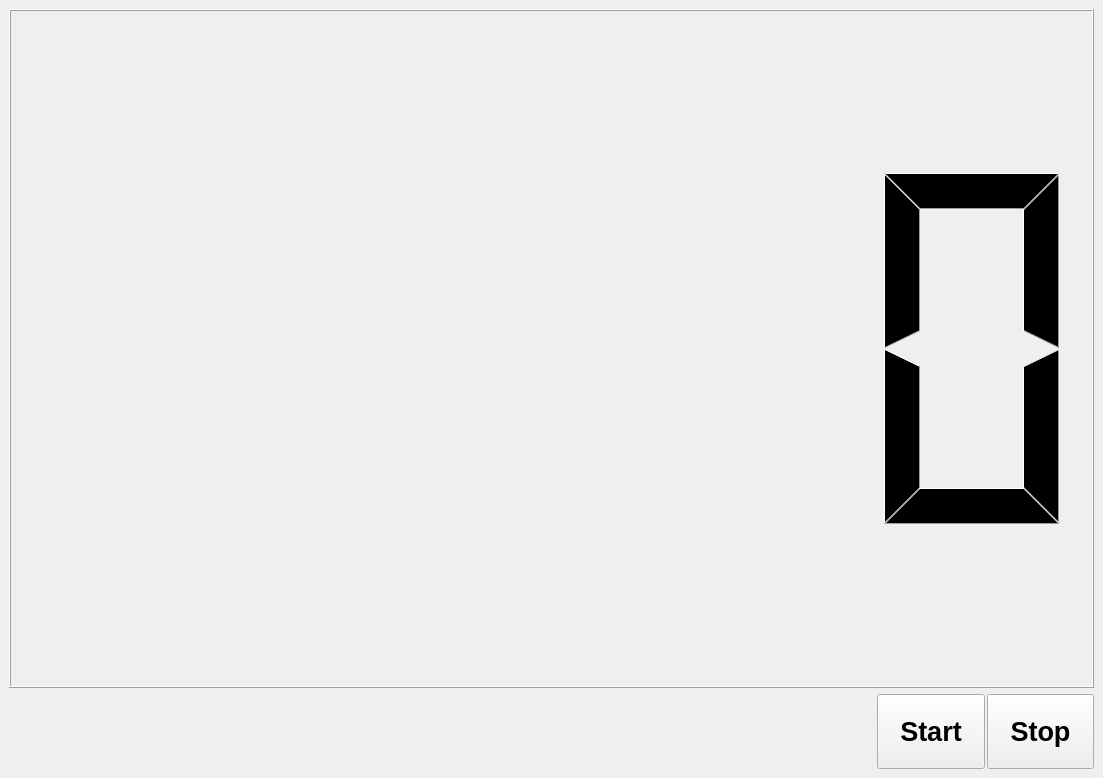
<?xml version="1.0" encoding="UTF-8"?>
<ui version="4.0">
 <class>MainWindow</class>
 <widget class="QMainWindow" name="MainWindow">
  <property name="geometry">
   <rect>
    <x>0</x>
    <y>0</y>
    <width>1103</width>
    <height>778</height>
   </rect>
  </property>
  <property name="windowTitle">
   <string>Spec 2022</string>
  </property>
  <widget class="QWidget" name="centralwidget">
   <layout class="QGridLayout" name="gridLayout">
    <item row="0" column="0">
     <layout class="QVBoxLayout" name="verticalLayout" stretch="9,1">
      <item>
       <widget class="QLCDNumber" name="lcdNumber"/>
      </item>
      <item>
       <layout class="QHBoxLayout" name="horizontalLayout_2" stretch="4,1">
        <item>
         <spacer name="horizontalSpacer">
          <property name="orientation">
           <enum>Qt::Horizontal</enum>
          </property>
          <property name="sizeHint" stdset="0">
           <size>
            <width>40</width>
            <height>20</height>
           </size>
          </property>
         </spacer>
        </item>
        <item>
         <layout class="QHBoxLayout" name="horizontalLayout" stretch="1,1">
          <property name="spacing">
           <number>2</number>
          </property>
          <item>
           <widget class="QPushButton" name="pB_Start">
            <property name="sizePolicy">
             <sizepolicy hsizetype="Minimum" vsizetype="Expanding">
              <horstretch>0</horstretch>
              <verstretch>0</verstretch>
             </sizepolicy>
            </property>
            <property name="font">
             <font>
              <pointsize>20</pointsize>
              <weight>75</weight>
              <bold>true</bold>
             </font>
            </property>
            <property name="text">
             <string>Start</string>
            </property>
           </widget>
          </item>
          <item>
           <widget class="QPushButton" name="pB_Stop">
            <property name="sizePolicy">
             <sizepolicy hsizetype="Minimum" vsizetype="Expanding">
              <horstretch>0</horstretch>
              <verstretch>0</verstretch>
             </sizepolicy>
            </property>
            <property name="font">
             <font>
              <pointsize>20</pointsize>
              <weight>75</weight>
              <bold>true</bold>
             </font>
            </property>
            <property name="text">
             <string>Stop</string>
            </property>
           </widget>
          </item>
         </layout>
        </item>
       </layout>
      </item>
     </layout>
    </item>
   </layout>
  </widget>
 </widget>
 <resources/>
 <connections/>
</ui>
